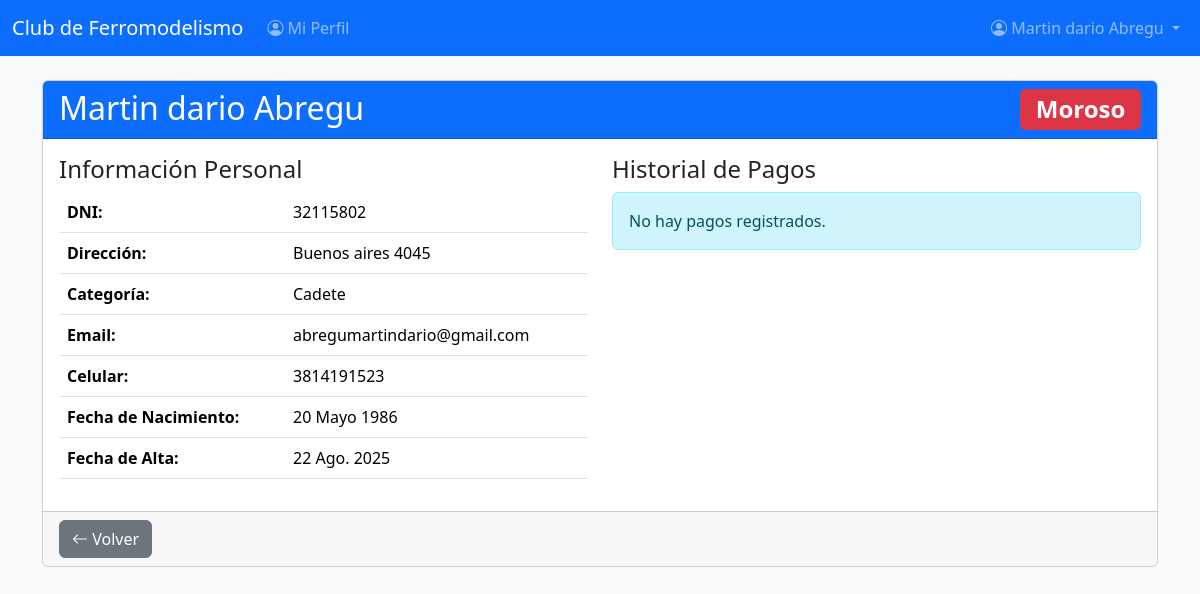
The page /socios/mi-perfil/ (signed in) on the database as committed earlier.
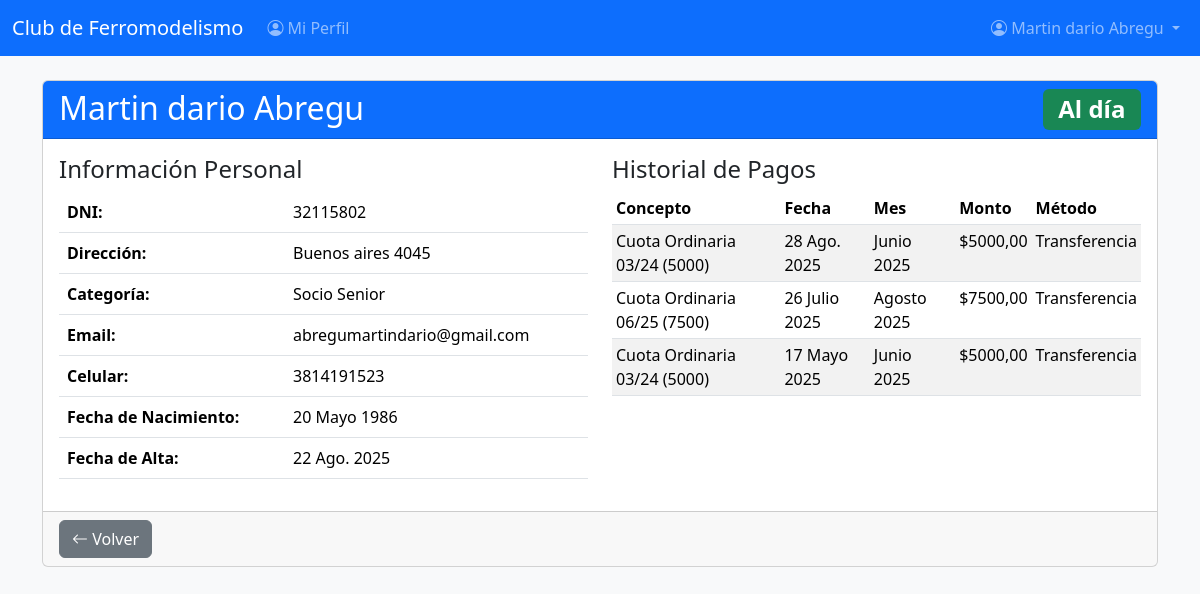
The same page on the database as committed later.
### socios/models.py (models this page shows, shortened)
class Socio(models.Model):
    usuario = models.OneToOneField(User, on_delete=models.CASCADE, related_name='socio', null=True, blank=True)
    nombre = models.CharField(max_length=50)
    apellido = models.CharField(max_length=50)
    direccion = models.CharField(max_length=200)
    dni = models.CharField(max_length=20, unique=True)
    categoria = models.ForeignKey(Categoria, on_delete=models.PROTECT, related_name='socios', null=True)
    email = models.EmailField()
    celular = models.CharField(max_length=20)
    fecha_nacimiento = models.DateField()
    fecha_alta = models.DateField(auto_now_add=True)
    es_administrador = models.BooleanField(default=False)
    def get_estado_pagos(self):
        hoy = timezone.now().date()
        mes_actual = hoy.month
        anio_actual = hoy.year
        pago_mes_actual = self.pagos.filter(
            fecha_pago__month=mes_actual,
            fecha_pago__year=anio_actual
        ).exists()
        if pago_mes_actual:
            return "Al día"
        tres_meses_atras = hoy - datetime.timedelta(days=90)
        pagos_recientes = self.pagos.filter(
            fecha_pago__gte=tres_meses_atras
        ).exists()
        if pagos_recientes:
            return "Con atraso"
        return "Moroso"
    class Meta:
        verbose_name = "Socio"
        verbose_name_plural = "Socios"

class Categoria(models.Model):
    nombre = models.CharField(max_length=50, unique=True)
    descripcion = models.TextField(blank=True, null=True)
    def __str__(self):
        return self.nombre
    class Meta:
        verbose_name = "Categoría"
        verbose_name_plural = "Categorías"

class Pago(models.Model):
    METODO_PAGO_CHOICES = (
        ('efectivo', 'Efectivo'),
        ('transferencia', 'Transferencia'),
        ('debito', 'Débito'),
        ('credito', 'Crédito'),
    )
    socio = models.ForeignKey(Socio, on_delete=models.CASCADE, related_name='pagos')
    concepto = models.ForeignKey(Concepto, on_delete=models.PROTECT, related_name='pagos', null=True)
    monto = models.DecimalField(max_digits=10, decimal_places=2)
    fecha_pago = models.DateField(default=timezone.now)
    mes_correspondiente = models.CharField(max_length=20, help_text="Mes al que corresponde el pago (ej: Enero 2025)")
    metodo_pago = models.CharField(max_length=15, choices=METODO_PAGO_CHOICES, default='efectivo')
    comprobante = models.CharField(max_length=100, blank=True, null=True, help_text="Número de comprobante o referencia")
    comentarios = models.TextField(blank=True, null=True)
    class Meta:
        verbose_name = "Pago"
        verbose_name_plural = "Pagos"
        ordering = ['-fecha_pago']

class Concepto(models.Model):
    nombre = models.CharField(max_length=100, unique=True)
    descripcion = models.TextField(blank=True, null=True)
    monto_sugerido = models.DecimalField(max_digits=10, decimal_places=2, default=0)
    activo = models.BooleanField(default=True)
    class Meta:
        verbose_name = "Concepto"
        verbose_name_plural = "Conceptos"
        ordering = ['nombre']

### socios/views.py (the view)
# urls.py: path('mi-perfil/', MiPerfilView.as_view(), name='mi_perfil'),
class MiPerfilView(LoginRequiredMixin, TemplateView):
    template_name = 'socios/mi_perfil.html'
    def get_context_data(self, **kwargs):
        context = super().get_context_data(**kwargs)
        if hasattr(self.request.user, 'socio'):
            socio = self.request.user.socio
            context['socio'] = socio
            context['pagos'] = socio.pagos.all().order_by('-fecha_pago')
            context['estado_pagos'] = socio.get_estado_pagos()
            context['es_admin'] = socio.es_administrador or self.request.user.is_superuser
        return context

### socios/templates/socios/mi_perfil.html (shortened to what this page needs)
{% extends 'base.html' %}
{% block content %}
<div class="card mb-4">
  <div class="card-header bg-primary text-white">
    <h2 class="card-title mb-0">
      {{ socio.nombre }} {{ socio.apellido }}
      {% if estado_pagos == 'Al día' %}
        <span class="badge bg-success float-end">Al día</span>
      {% elif estado_pagos == 'Con atraso' %}
        <span class="badge bg-warning text-dark float-end">Con atraso</span>
      {% else %}
        <span class="badge bg-danger float-end">Moroso</span>
      {% endif %}
    </h2>
  </div>
  <div class="card-body">
    <div class="row">
      <div class="col-md-6">
        <h4>Información Personal</h4>
        <table class="table">
          <tr>
            <th>DNI:</th>
            <td>{{ socio.dni }}</td>
          </tr>
          <tr>
            <th>Dirección:</th>
            <td>{{ socio.direccion }}</td>
          </tr>
          <tr>
            <th>Categoría:</th>
            <td>{{ socio.categoria }}</td>
          </tr>
          <tr>
            <th>Email:</th>
            <td>{{ socio.email }}</td>
          </tr>
          <tr>
            <th>Celular:</th>
            <td>{{ socio.celular }}</td>
          </tr>
          <tr>
            <th>Fecha de Nacimiento:</th>
            <td>{{ socio.fecha_nacimiento }}</td>
          </tr>
          <tr>
            <th>Fecha de Alta:</th>
            <td>{{ socio.fecha_alta }}</td>
          </tr>
        </table>
      </div>
      <div class="col-md-6">
        <div class="d-flex justify-content-between align-items-center">
          <h4>Historial de Pagos</h4>
        </div>
        {% if pagos %}
        <div class="table-responsive">
          <table class="table table-sm table-striped">
            <thead>
              <tr>
                <th>Concepto</th>
                <th>Fecha</th>
                <th>Mes</th>
                <th>Monto</th>
                <th>Método</th>
              </tr>
            </thead>
            <tbody>
              {% for pago in pagos %}
              <tr>
                <td>{{ pago.concepto.nombre|default:"-" }}</td>
                <td>{{ pago.fecha_pago }}</td>
                <td>{{ pago.mes_correspondiente }}</td>
                <td>${{ pago.monto }}</td>
                <td>{{ pago.get_metodo_pago_display }}</td>
              </tr>
              {% endfor %}
            </tbody>
          </table>
        </div>
        {% else %}
        <div class="alert alert-info">No hay pagos registrados.</div>
        {% endif %}
      </div>
    </div>
  </div>
  <div class="card-footer">
    <div class="d-flex justify-content-between">
      {% if es_admin %}
      <a href="{% url 'socios:listar' %}" class="btn btn-secondary">
        <i class="bi bi-arrow-left"></i> Volver a la lista
      </a>
      <div>
        <a href="{% url 'socios:editar' socio.pk %}" class="btn btn-primary">
          <i class="bi bi-pencil"></i> Editar socio
        </a>
        <a href="{% url 'socios:eliminar' socio.pk %}" class="btn btn-danger">
          <i class="bi bi-trash"></i> Eliminar socio
        </a>
      </div>
      {% else %}
      <a href="{% url 'socios:mi_perfil' %}" class="btn btn-secondary">
        <i class="bi bi-arrow-left"></i> Volver
      </a>
      {% endif %}
    </div>
  </div>
</div>
{% endblock %}

### socios/templates/base.html (shortened to what this page needs)
<!DOCTYPE html>
<html lang="es">
<head>
        <link href="https://cdn.jsdelivr.net/npm/bootstrap@5.3.2/dist/css/bootstrap.min.css" rel="stylesheet">
        <link rel="stylesheet" href="https://cdn.jsdelivr.net/npm/bootstrap-icons@1.10.0/font/bootstrap-icons.css">
</head>
<body class="bg-light">
        <nav class="navbar navbar-expand-lg navbar-dark bg-primary mb-4">
            <div class="container-fluid">
                <a class="navbar-brand" href="/">Club de Ferromodelismo</a>
                <div class="collapse navbar-collapse" id="navbarNav">
                    <ul class="navbar-nav me-auto mb-2 mb-lg-0">
                        {% if user.is_authenticated %}
                            {% if user.is_superuser or user.socio.es_administrador %}
                                <li class="nav-item">
                                    <a class="nav-link" href="{% url 'socios:listar' %}">
                                        <i class="bi bi-people"></i> Socios
                                    </a>
                                </li>
                                <li class="nav-item">
                                    <a class="nav-link" href="{% url 'socios:listar_categorias' %}">
                                        <i class="bi bi-tags"></i> Categorías
                                    </a>
                                </li>
                                <li class="nav-item dropdown">
                                    <a class="nav-link dropdown-toggle" href="#" id="navbarDropdown" role="button" data-bs-toggle="dropdown" aria-expanded="false">
                                        <i class="bi bi-cash-coin"></i> Pagos
                                    </a>
                                    <ul class="dropdown-menu" aria-labelledby="navbarDropdown">
                                        <li><a class="dropdown-item" href="{% url 'socios:listar_pagos' %}">
                                            <i class="bi bi-list-ul"></i> Lista de Pagos
                                        </a></li>
                                        <li><a class="dropdown-item" href="{% url 'socios:crear_pago_general' %}">
                                            <i class="bi bi-plus-circle"></i> Registrar Nuevo Pago
                                        </a></li>
                                        <li><a class="dropdown-item" href="{% url 'socios:listar_conceptos' %}">
                                            <i class="bi bi-card-list"></i> Conceptos de Pago
                                        </a></li>
                                        <li><hr class="dropdown-divider"></li>
                                        <li><a class="dropdown-item" href="{% url 'socios:listar' %}">
                                            <i class="bi bi-person-lines-fill"></i> Ver Pagos por Socio
                                        </a></li>
                                    </ul>
                                </li>
                            {% else %}
                                <li class="nav-item">
                                    <a class="nav-link" href="{% url 'socios:mi_perfil' %}">
                                        <i class="bi bi-person-circle"></i> Mi Perfil
                                    </a>
                                </li>
                            {% endif %}
                        {% endif %}
                    </ul>
                    <ul class="navbar-nav ms-auto">
                        {% if user.is_authenticated %}
                            <li class="nav-item dropdown">
                                <a class="nav-link dropdown-toggle" href="#" id="userDropdown" role="button" data-bs-toggle="dropdown" aria-expanded="false">
                                    <i class="bi bi-person-circle"></i>
                                    {% if user.socio %}
                                        {{ user.socio.nombre }} {{ user.socio.apellido }}
                                    {% else %}
                                        {{ user.username }}
                                    {% endif %}
                                </a>
                            </li>
                        {% endif %}
                    </ul>
                </div>
            </div>
        </nav>
        <div class="container">
            {% block content %}{% endblock %}
        </div>
</body>
</html>

Rows that differ between the two databases and show on the page:
changed Socio "Martin dario": categoria "Cadete" → "Socio Senior"
added Pago: concepto.nombre "Cuota Ordinaria 03/24 (5000)", fecha_pago "28 Ago. 2025", mes_correspondiente "Junio 2025", monto "5000,00", metodo_pago "Transferencia"
added Pago: concepto.nombre "Cuota Ordinaria 06/25 (7500)", fecha_pago "26 Julio 2025", mes_correspondiente "Agosto 2025", monto "7500,00", metodo_pago "Transferencia"
added Pago: concepto.nombre "Cuota Ordinaria 03/24 (5000)", fecha_pago "17 Mayo 2025", mes_correspondiente "Junio 2025", monto "5000,00", metodo_pago "Transferencia"
Other text that changed with them:
text no longer shown: "Moroso No hay pagos registrados."
text now shown: "Al día Concepto Fecha Mes Monto Método"
